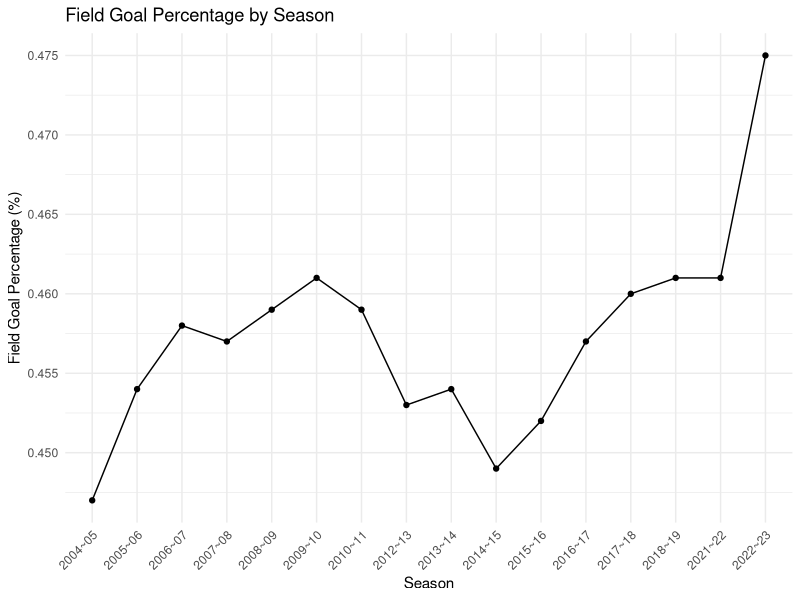
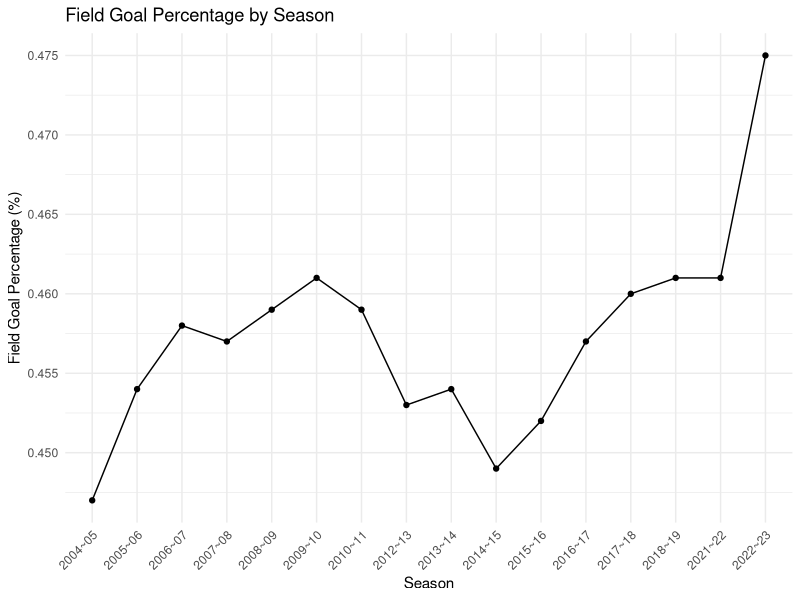

These charts were generated, in order, by the following R code:
if(!require(ggplot2)){install.packages('ggplot2', dependencies = TRUE)}
library(ggplot2)

cleaned_nba_data <- read.csv("inputs/data/cleaned_nba_data.csv")

ggplot(cleaned_nba_data, aes(x = Season, y = FG_percent, group = 1)) +
  geom_line() + # Adds the line graph
  geom_point() + # Optionally, add points to mark each data point
  theme_minimal() + # Use a minimal theme for a clean look
  labs(title = "Field Goal Percentage by Season",
       x = "Season",
       y = "Field Goal Percentage (%)") +
  theme(axis.text.x = element_text(angle = 45, hjust = 1)) # Improve label readability

ggsave(
  "replication/plots/figure2.png",
  height = 12,
  width = 16,
  units = "in",
  dpi = 300
)

